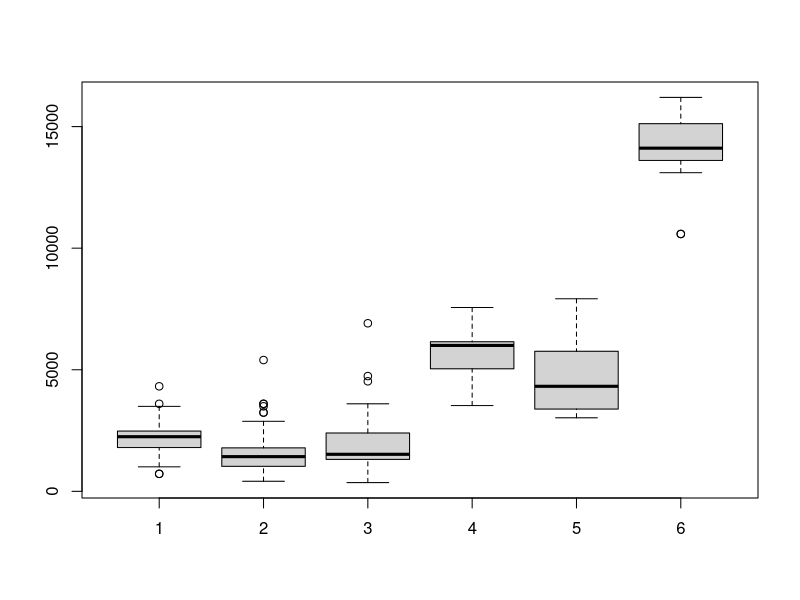
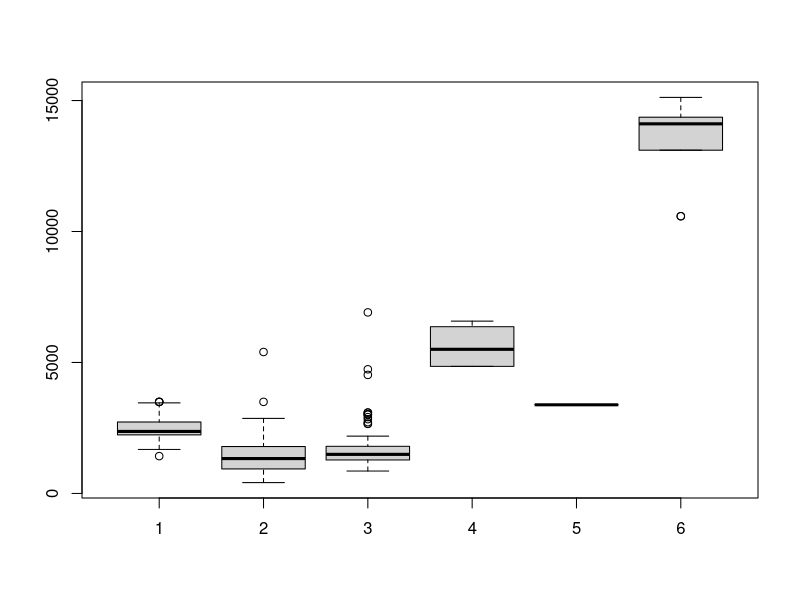
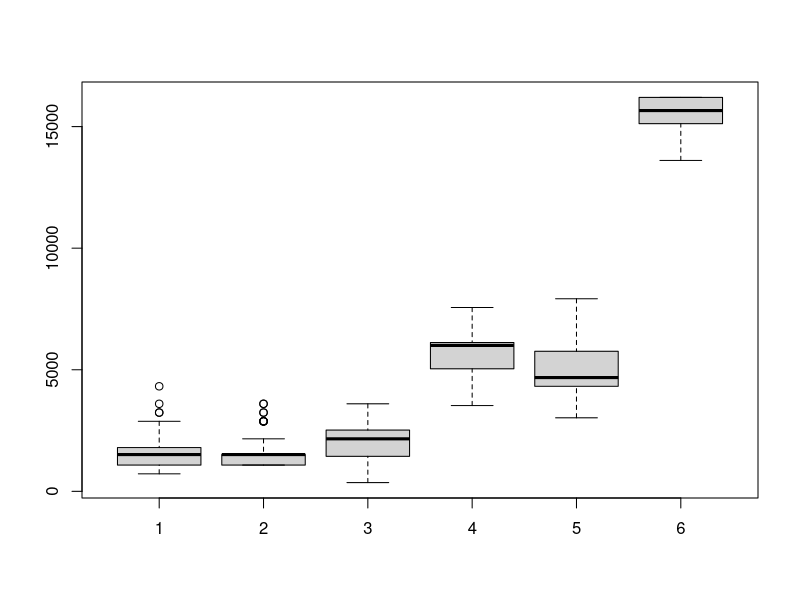
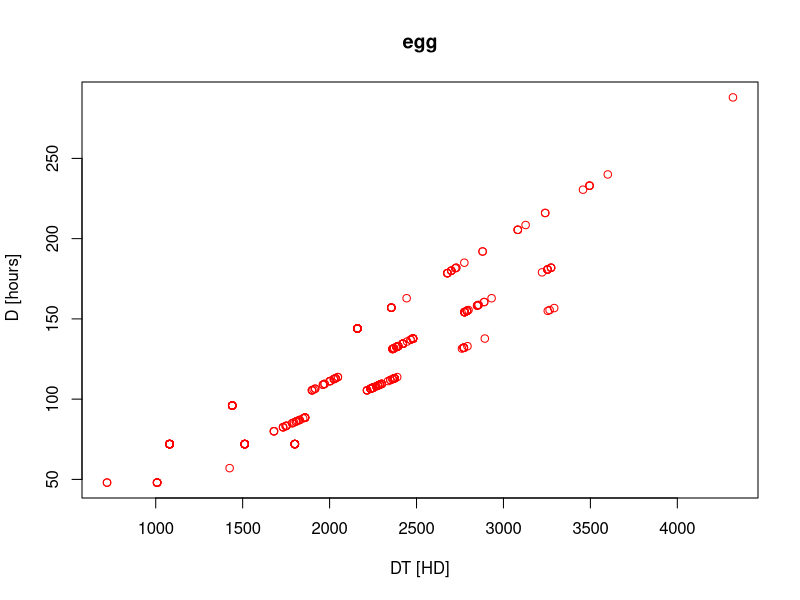
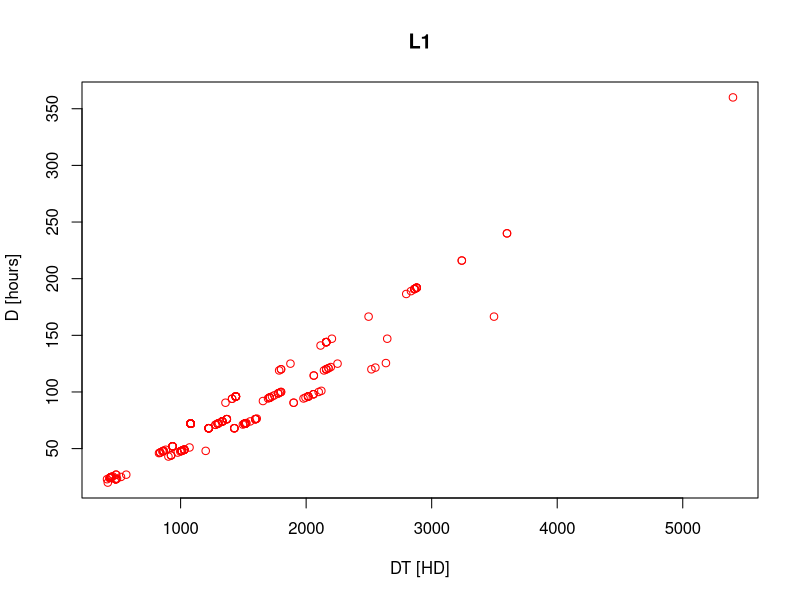
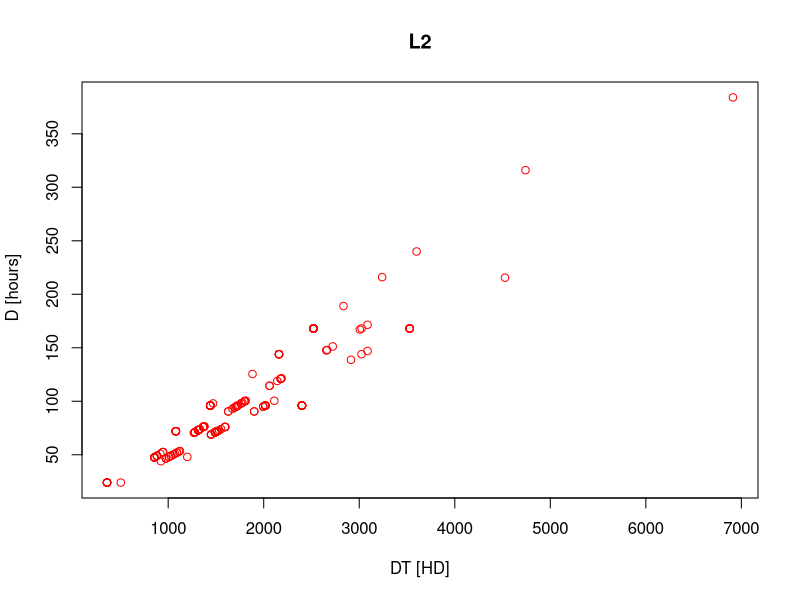
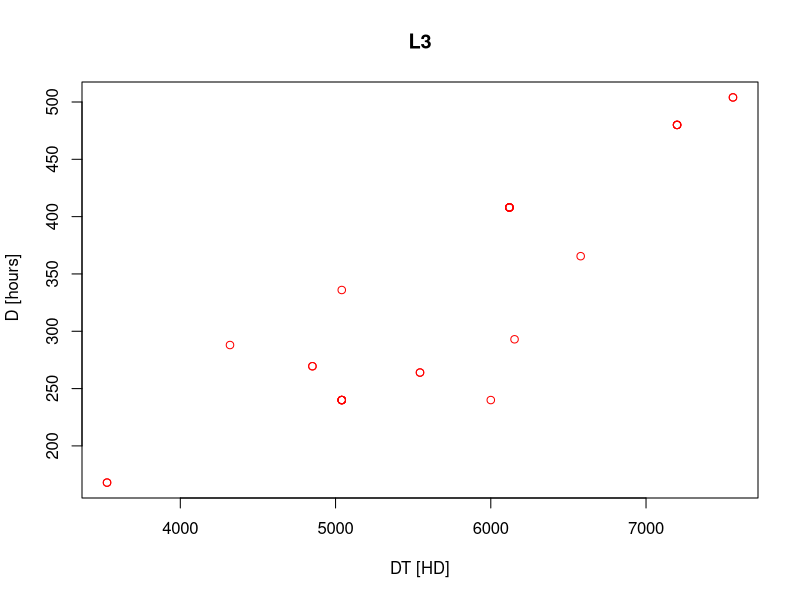
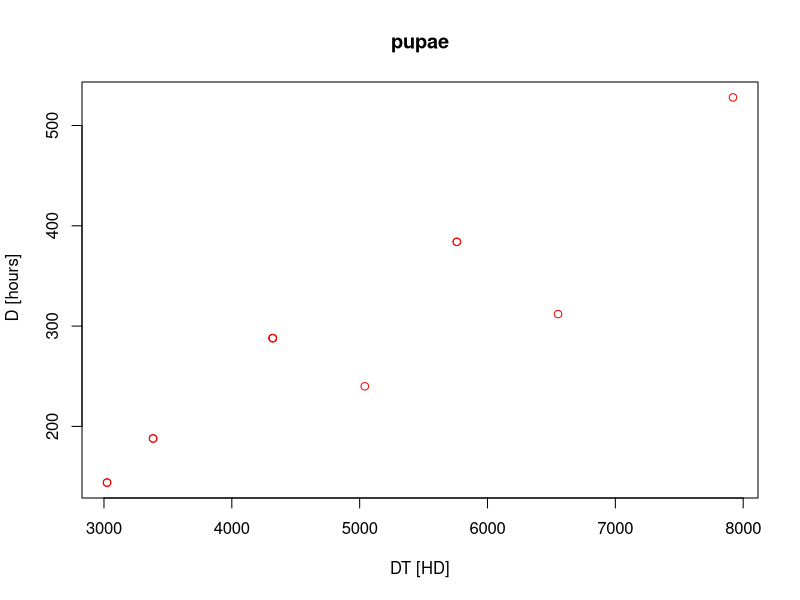

The R script that drew these images, in order: (Note: this script raises an error after producing the figures.)
rm(list = ls())
data = read.csv("Data/cholevinae_full.csv", header=TRUE, sep = ";")
head(data)
summary(data)
class(data$DT_egg)
class (data$temp)
data_12 = data [data$year=="2012",] # data for 2012
data_13 = data [data$year=="2013",] # data for 2013

#boxplots 
boxplot (data$DT_egg, data$DT_L1,data$DT_L2,data$DT_L3,data$DT_pupae,data$DT_total)
boxplot (data_13$DT_egg, data_13$DT_L1, data_13$DT_L2, data_13$DT_L3, data_13$DT_pupae, data_13$DT_total)
boxplot (data_12$DT_egg, data_12$DT_L1, data_12$DT_L2, data_12$DT_L3, data_12$DT_pupae, data_12$DT_total)

#plots data (egg, - pupae)
plot(data$DT_egg, data$egg, xlab='DT [HD]',ylab=' D [hours]', col='red', main="egg")
plot(data$DT_L1, data$L1, xlab='DT [HD]',ylab=' D [hours]', col='red', main="L1")
plot(data$DT_L2, data$L2, xlab='DT [HD]',ylab=' D [hours]', col='red', main="L2")
plot(data$DT_L3,  data$L3, xlab='DT [HD]',ylab=' D [hours]', col='red', main="L3")
plot(data$DT_pupae, data$pupae, xlab='DT [HD]',ylab=' D [hours]', col='red', main="pupae")

plot (data$temp, data$egg)
plot (data$temp,data$L1)
plot (data$temp,data$L2)
plot (data$temp,data$L3)
plot (data$temp,data$pupae)

#normality
#obviously non-normal distribution due to problems in recording the data
qqnorm(data_12$DT_egg) 
qqline(data_12$DT_egg)
#looks normal to me, different data recording
qqnorm(data_13$DT_egg)
qqline(data_13$DT_egg)
qqnorm(data_13$DT_L1)
qqline(data_13$DT_L1)
qqnorm(data$DT_L2)
qqline(data$DT_L2)
qqnorm(data$DT_L3)
qqline(data$DT_L3)
qqnorm(data$DT_pupae)
qqline(data$DT_pupae)

#test of normality
shapiro.test(data$DT_egg)
shapiro.test(data$DT_L1)
shapiro.test(data$DT_L2)
shapiro.test(data$DT_L3)
shapiro.test(data$DT_pupae)

#hist
hist(data$DT_egg, breaks=10, prob=FALSE, xlab='DT', ylab='Density', main='Histogram of development rate', col='grey')

#Tmin + SET - DT~D
lm.1=lm(data_13$DT_egg~data_13$egg)
summary(lm.1)
lm.2=lm(data_13$DT_L1~data_13$L1)
summary(lm.2)
lm.3=lm(data$DT_L2~data$L2)
summary(lm.3)
lm.4=lm(data$DT_L3 ~data$L3)
summary(lm.4)
lm.5=lm(data$DT_pupae~data$pupae)
summary(lm.5)


plot(data_13$DT_egg~data_13$egg, xlab='Development(h)',
     ylab='Development*Temperature (hD) ', main="Egg", 
     xlim=c(0,300),ylim=c(0,5000))
abline(lm.1, col='green', lwd=2)
plot(data$DT_L1~data$L1, xlab='D',ylab='DT ', main="L1")
abline(lm.2, col='green', lwd=2)
plot(data$DT_L2~data$L2, xlab='D',ylab='DT ', main="L2")
abline(lm.3, col='green', lwd=2)
plot(data$DT_L3 ~data$L3, xlab='D',ylab='DT ', main="L3")
abline(lm.4, col='green', lwd=2)
plot(data$DT_pupae~data$pupae, xlab='D',ylab='DT ', main="pupae")
abline(lm.5, col='green', lwd=2)

# Effect of locality of origin
#regrese (not running, because of missing code for this one)
#loc.1=lm(data_13$r_egg~data_13$temp)
#summary(loc.1)

(6.045e-03)/(7.503e-04)

loc.2=lm(data$r_egg~data$temp+data$loc)
loc.3=lm(data$r_egg~data$temp*data$loc)
summary(loc.2)
AIC (loc.1, loc.2, loc.3)
BIC (loc.1, loc.2, loc.3)

loc.3=lm(data$r_egg~data$temp+data$loc+data$year)
loc.4=lm(data$r_egg~data$temp*data$loc*data$year)
summary(loc.3)
summary(loc.4)

loc.4=lm(data$DT_egg~data$egg)
summary(loc.1)
loc.5=lm(data$DT_egg~data$egg+data$loc)
loc.6=lm(data$DT_egg~data$egg*data$loc)
summary(loc.2)
AIC (loc.4, loc.5, loc.6)
BIC (loc.4, loc.5, loc.6)

loc.4=lm(data_13$DT_egg~data_13$egg)
summary(loc.1)
loc.5=lm(data_13$DT_egg~data_13$egg+data_13$loc)
loc.6=lm(data_13$DT_egg~data_13$egg*data_13$loc)
summary (loc.6)
summary(loc.2)
AIC (loc.4, loc.5, loc.6)
BIC (loc.4, loc.5, loc.6)


plot(data$temp, data$r_egg, xlab='temperature',ylab='development rate', main="vajicko")
lines(loc.1, col='green', lwd=2)
abline(loc.2, col='red', lwd=2)
abline(loc.3, col='blue', lwd=2)
AIC(loc.1,loc.2,loc.3,loc.4)
BIC(loc.1,loc.2,loc.3,loc.4)

loc.5=lm(data_13$r_egg~data_13$temp)
summary(loc.5)
anova (loc.5)
loc.6=lm(data_13$r_egg~data_13$temp+data_13$loc)
summary(loc.6)
loc.7=lm(data_13$r_egg~data_13$temp*data_13$loc)
summary(loc.7)
AIC(loc.5, loc.6, loc.7)
BIC(loc.5, loc.6, loc.7)

plot(data_13$temp[data_13$Herkomstcode==0], data_13$r_egg[data_13$Herkomstcode==0], pch=16, col=c("red"), xlab='temperature',ylab='development rate')
points(data_13$temp[data_13$Herkomstcode==1], data_13$r_egg[data_13$Herkomstcode==1], pch=2, col=c("blue"))
abline(a=nll.her$par[1],b=nll.her$par[3], col='red')
abline(a=nll.her$par[2],b=nll.her$par[3], col='blue')

glm.1=glm(data_13$r_egg~data_13$temp)
glm.2=glm(data_13$r_egg~data_13$temp, family=Gamma)
summary (glm.2)
AIC(glm.1,glm.2)
BIC(glm.1,glm.2)

glm.3=glm(data_13$r_egg~data_13$temp, family=Gamma)
glm.4=glm(data_13$r_egg~data_13$temp*data_13$loc, family=Gamma)
glm.4a=glm(data_13$r_egg~data_13$temp+data_13$loc, family=Gamma)
AIC(glm.3,glm.4,glm.4a)
BIC(glm.3,glm.4,glm.4a)

summary (glm.3)
summary (glm.4)
summary (glm.4a)
par (mfrow=c(1,1))
plot (glm.3)
plot (glm.4)
plot (glm.4a)
plot (data_13$temp, data_13$r_egg, xlim=c(0,40),ylim=c(0,0.1))
abline(glm.3, col='red', lwd=2)
abline(glm.4, col='green', lwd=2)
abline(glm.4a, col='blue', lwd=2)
plot (data_13$r_egg~data_13$temp*data_13$loc)
plot (data_13$r_egg~data_13$temp+data_13$loc)


#Negative log likelihood
nData = length(data$DT_egg)
meanData = mean(data$DT_egg)
varData = var(data$DT_egg)

# 3) Normal distibution for eggs
NLLfunNorm = function(p, x) {
  mean = p[1]
  sd = p[2]
  -sum(dnorm(x, mean = mean, sd = sd, log = TRUE)) 
}

sd(data$DT_egg, na.rm=TRUE)
paramsN = c(607,11.1)  # mean, sd
nllNorm = optim(fn=NLLfunNorm,p=paramsN, x=data$DT_egg)
nllNorm 

hist(data$r_egg, breaks=10, prob=TRUE, xlab='development rate', ylab='density', main='Histogram of development rate',col='grey')
curve(dnorm(x, mean = meanData, sd = sqrt(varData)),add=TRUE, col='green', lwd=2, lty=2)  # true
curve(dnorm(x, mean = nllNorm$par[1], sd = nllNorm$par[2]),add=TRUE, col='green', lwd=2)  # optim
legend('topright', lty=c(2,1), lwd=c(2,2), col=c('green', 'green'), legend=c('true', 'optim'), bty='n')


# confidence limits of our estimation
# finding x-intercepts
library(MASS)
fN = fitdistr(data$r_egg, "normal")
fN
ci.meanN = fN$estimate["mean"] + c(-2, 2) * fN$sd["mean"]
ci.sdN  = fN$estimate["sd"] + c(-2, 2) * fN$sd["sd"]

install.packages (c("dismo", "rgbif","raster", "maptools","XML", "rgdal"))
